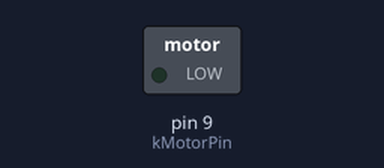
The sketch below on a simulated Arduino Uno, built with avr-gcc and run on an emulated ATmega328P. Shown: switched loads named in the sketch (green lamp = pin HIGH).

Above: at 0.15 s.
Timing chart, 0 to 40.0 s (numbered marks = the images above):
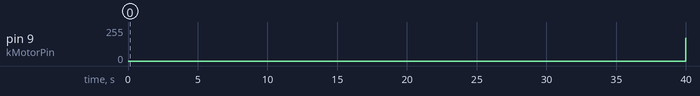

The sketch:

02_motor_only.ino
```cpp
// 02_motor_only.ino
//
// Bring-up test for tutorial.md's Phase 3: motor driver circuit ONLY, the
// sensor is ignored entirely (leave it wired from Phase 2 - this sketch
// just doesn't touch it). The point is isolation - a wiring mistake in
// the transistor/diode/motor circuit shows up here without the sensor's
// I2C traffic as a confounder.
//
// NOT YET FLASHED OR RUN ON REAL HARDWARE - reviewed, not compiled (no
// Arduino toolchain in the environment this was written in).
//
// Wiring:
//   board D9 -> resistor (220ohm-1k, either works) -> transistor base (2N2222)
//   Motor(+) -> board 5V
//   Motor(-) -> transistor collector
//   transistor emitter -> GND
//   1N4148 flyback diode across motor leads, cathode (banded end) to Motor(+)

namespace {
constexpr uint8_t kMotorPin = 9;
constexpr uint16_t kRampMs = 1500;  // time for one direction of the ramp
}  // namespace

void setup() {
    pinMode(kMotorPin, OUTPUT);
}

void loop() {
    // A free-running triangle wave over PWM duty: 0 -> 255 over kRampMs,
    // then 255 -> 0 over the next kRampMs, repeating - no delay(), so
    // this would compose cleanly with other work if this test ever grew
    // (it isn't meant to; it's disposable once Phase 3 passes).
    uint32_t phase = millis() % (static_cast<uint32_t>(kRampMs) * 2);
    uint8_t duty;
    if (phase < kRampMs) {
        duty = static_cast<uint8_t>((phase * 255UL) / kRampMs);
    } else {
        duty = static_cast<uint8_t>(255UL - ((phase - kRampMs) * 255UL) / kRampMs);
    }
    analogWrite(kMotorPin, duty);
}
```

Measured:
- by itself, pin 9 (kMotorPin): 0/255 → 169/255 at 40.0 s
